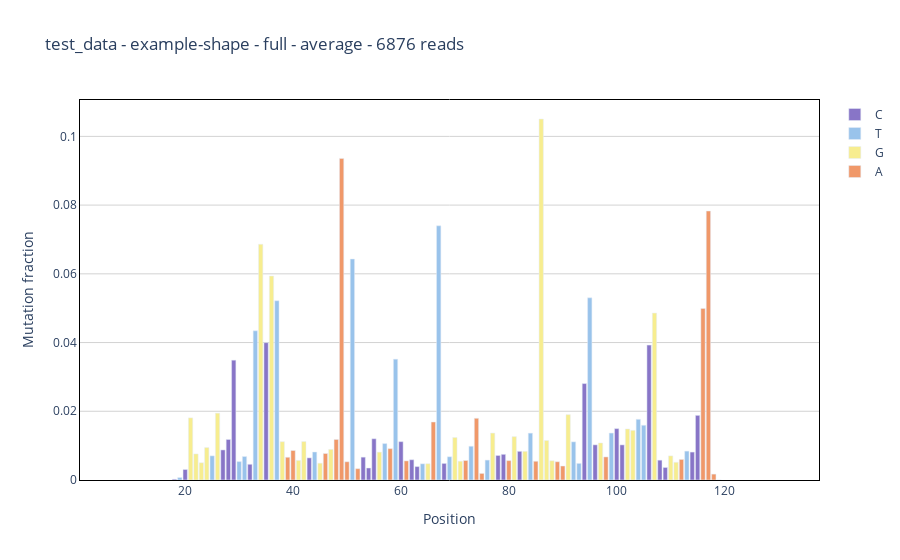
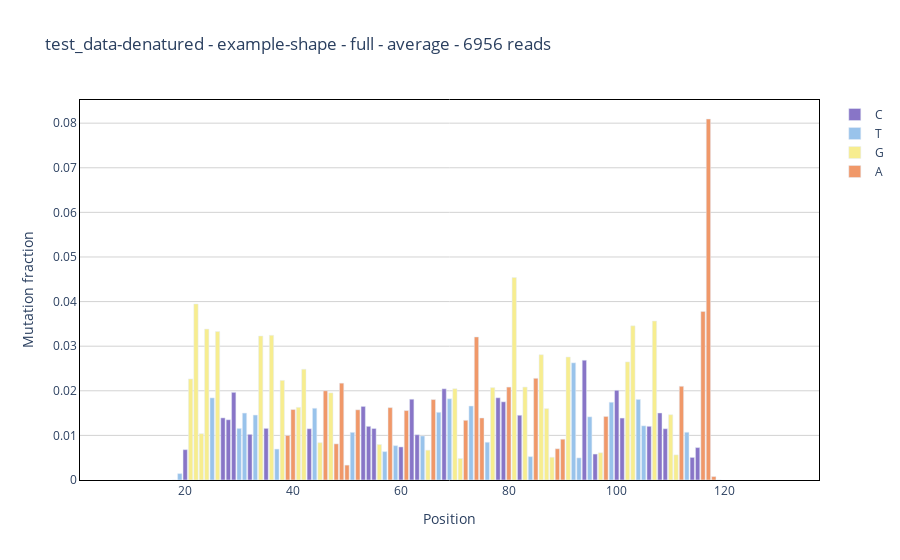

Here is the notebook cell these charts were saved with, in order:
### Code cell
st = Study(data = s.to_list())
st.mutation_fraction(sample='test_data', reference='example-shape')['fig'].show()   
st.mutation_fraction(sample='test_data-denatured', reference='example-shape')['fig']

### Figure 1 — Plotly figure (JSON) as saved in the notebook; plotly's stock layout.template omitted (floating-point values rounded to 4 significant figures; data arrays with more than 128 entries replaced by an {"elided": "..."} marker saying what was removed)
{"data": [{"error_y": {"symmetric": false, "type": "data"}, "hovertemplate": "<b>mut_rate: %{text[0]}<br><b>base: %{text[1]}<br><b>index: %{text[2]}<br>", "marker": {"color": "#8875C7"}, "name": "C", "text": [[null, "C", 3], [null, "C", 4], [null, "C", 7], [null, "C", 11], [null, "C", 12], [0.000234, "C", 18], [0.003049, "C", 20], [0.00875, "C", 27], [0.01179, "C", 28], [0.03487, "C", 29], [0.004571, "C", 32], [0.03996, "C", 35], [0.006444, "C", 43], [0.006651, "C", 53], [0.003493, "C", 54], [0.012, "C", 55], [0.01116, "C", 60], [0.005895, "C", 62], [0.003904, "C", 63], [0.004826, "C", 68], [0.007143, "C", 78], [0.007472, "C", 79], [0.008343, "C", 82], [0.02806, "C", 94], [0.01023, "C", 96], [0.01495, "C", 100], [0.01022, "C", 101], [0.03925, "C", 106], [0.005774, "C", 108], [0.003643, "C", 109], [0.008129, "C", 114], [0.01881, "C", 115], [null, "C", 120], [null, "C", 124], [null, "C", 127], [null, "C", 131], [null, "C", 132], [null, "C", 137]], "type": "bar", "x": [3, 4, 7, 11, 12, 18, 20, 27, 28, 29, 32, 35, 43, 53, 54, 55, 60, 62, 63, 68, 78, 79, 82, 94, 96, 100, 101, 106, 108, 109, 114, 115, 120, 124, 127, 131, 132, 137], "y": [null, null, null, null, null, 0.000234, 0.003049, 0.00875, 0.01179, 0.03487, 0.004571, 0.03996, 0.006444, 0.006651, 0.003493, 0.012, 0.01116, 0.005895, 0.003904, 0.004826, 0.007143, 0.007472, 0.008343, 0.02806, 0.01023, 0.01495, 0.01022, 0.03925, 0.005774, 0.003643, 0.008129, 0.01881, null, null, null, null, null, null]}, {"error_y": {"symmetric": false, "type": "data"}, "hovertemplate": "<b>mut_rate: %{text[0]}<br><b>base: %{text[1]}<br><b>index: %{text[2]}<br>", "marker": {"color": "#99C3EB"}, "name": "T", "text": [[null, "T", 5], [null, "T", 6], [0.000712, "T", 19], [0.007029, "T", 25], [0.005354, "T", 30], [0.006833, "T", 31], [0.04342, "T", 33], [0.05217, "T", 37], [0.008145, "T", 44], [0.06431, "T", 51], [0.0106, "T", 57], [0.03516, "T", 59], [0.004711, "T", 64], [0.07397, "T", 67], [0.006764, "T", 69], [0.009818, "T", 73], [0.005793, "T", 76], [0.01364, "T", 84], [0.0111, "T", 92], [0.004832, "T", 93], [0.05301, "T", 95], [0.01366, "T", 99], [0.01766, "T", 104], [0.01593, "T", 105], [0.008406, "T", 113], [0, "T", 119], [null, "T", 125], [null, "T", 126], [null, "T", 130], [null, "T", 135], [null, "T", 136]], "type": "bar", "x": [5, 6, 19, 25, 30, 31, 33, 37, 44, 51, 57, 59, 64, 67, 69, 73, 76, 84, 92, 93, 95, 99, 104, 105, 113, 119, 125, 126, 130, 135, 136], "y": [null, null, 0.000712, 0.007029, 0.005354, 0.006833, 0.04342, 0.05217, 0.008145, 0.06431, 0.0106, 0.03516, 0.004711, 0.07397, 0.006764, 0.009818, 0.005793, 0.01364, 0.0111, 0.004832, 0.05301, 0.01366, 0.01766, 0.01593, 0.008406, 0, null, null, null, null, null]}, {"error_y": {"symmetric": false, "type": "data"}, "hovertemplate": "<b>mut_rate: %{text[0]}<br><b>base: %{text[1]}<br><b>index: %{text[2]}<br>", "marker": {"color": "#F7ED8F"}, "name": "G", "text": {"elided": "43x3 mixed values"}, "type": "bar", "x": [1, 2, 8, 9, 10, 15, 16, 21, 22, 23, 24, 26, 34, 36, 38, 41, 42, 45, 47, 56, 65, 70, 71, 77, 81, 83, 86, 87, 88, 91, 97, 102, 103, 107, 110, 111, 121, 122, 123, 128, 129, 133, 134], "y": [null, null, null, null, null, null, null, 0.01808, 0.007591, 0.00502, 0.009439, 0.01946, 0.06861, 0.05937, 0.01115, 0.005705, 0.01119, 0.004885, 0.008902, 0.00811, 0.004741, 0.01237, 0.005465, 0.01366, 0.01262, 0.008344, 0.1051, 0.0115, 0.005603, 0.01902, 0.01078, 0.01485, 0.01445, 0.04857, 0.007016, 0.005153, null, null, null, null, null, null, null]}, {"error_y": {"symmetric": false, "type": "data"}, "hovertemplate": "<b>mut_rate: %{text[0]}<br><b>base: %{text[1]}<br><b>index: %{text[2]}<br>", "marker": {"color": "#F09869"}, "name": "A", "text": [[null, "A", 13], [null, "A", 14], [null, "A", 17], [0.006618, "A", 39], [0.008582, "A", 40], [0.007708, "A", 46], [0.01179, "A", 48], [0.09359, "A", 49], [0.005308, "A", 50], [0.003288, "A", 52], [0.009124, "A", 58], [0.00556, "A", 61], [0.01688, "A", 66], [0.005674, "A", 72], [0.01796, "A", 74], [0.001912, "A", 75], [0.005639, "A", 80], [0.005448, "A", 85], [0.005313, "A", 89], [0.004069, "A", 90], [0.006716, "A", 98], [0.005983, "A", 112], [0.04992, "A", 116], [0.07828, "A", 117], [0.001715, "A", 118]], "type": "bar", "x": [13, 14, 17, 39, 40, 46, 48, 49, 50, 52, 58, 61, 66, 72, 74, 75, 80, 85, 89, 90, 98, 112, 116, 117, 118], "y": [null, null, null, 0.006618, 0.008582, 0.007708, 0.01179, 0.09359, 0.005308, 0.003288, 0.009124, 0.00556, 0.01688, 0.005674, 0.01796, 0.001912, 0.005639, 0.005448, 0.005313, 0.004069, 0.006716, 0.005983, 0.04992, 0.07828, 0.001715]}], "layout": {"paper_bgcolor": "white", "plot_bgcolor": "white", "title": {"text": "test_data - example-shape - full - average - 6876 reads"}, "xaxis": {"autorange": true, "linecolor": "black", "linewidth": 1, "mirror": true, "title": {"text": "Position"}}, "yaxis": {"gridcolor": "lightgray", "linecolor": "black", "linewidth": 1, "mirror": true, "title": {"text": "Mutation fraction"}}}}

### Figure 2 — Plotly figure (JSON) as saved in the notebook; plotly's stock layout.template omitted (floating-point values rounded to 4 significant figures; data arrays with more than 128 entries replaced by an {"elided": "..."} marker saying what was removed)
{"data": [{"error_y": {"symmetric": false, "type": "data"}, "hovertemplate": "<b>mut_rate: %{text[0]}<br><b>base: %{text[1]}<br><b>index: %{text[2]}<br>", "marker": {"color": "#8875C7"}, "name": "C", "text": [[null, "C", 3], [null, "C", 4], [null, "C", 7], [null, "C", 11], [null, "C", 12], [0, "C", 18], [0.006798, "C", 20], [0.01392, "C", 27], [0.01351, "C", 28], [0.01965, "C", 29], [0.01023, "C", 32], [0.01157, "C", 35], [0.01149, "C", 43], [0.0165, "C", 53], [0.01203, "C", 54], [0.01154, "C", 55], [0.007413, "C", 60], [0.01811, "C", 62], [0.01015, "C", 63], [0.02045, "C", 68], [0.01843, "C", 78], [0.01753, "C", 79], [0.01452, "C", 82], [0.02685, "C", 94], [0.005818, "C", 96], [0.02011, "C", 100], [0.01389, "C", 101], [0.01204, "C", 106], [0.01503, "C", 108], [0.01149, "C", 109], [0.005062, "C", 114], [0.007269, "C", 115], [null, "C", 120], [null, "C", 124], [null, "C", 127], [null, "C", 131], [null, "C", 132], [null, "C", 137]], "type": "bar", "x": [3, 4, 7, 11, 12, 18, 20, 27, 28, 29, 32, 35, 43, 53, 54, 55, 60, 62, 63, 68, 78, 79, 82, 94, 96, 100, 101, 106, 108, 109, 114, 115, 120, 124, 127, 131, 132, 137], "y": [null, null, null, null, null, 0, 0.006798, 0.01392, 0.01351, 0.01965, 0.01023, 0.01157, 0.01149, 0.0165, 0.01203, 0.01154, 0.007413, 0.01811, 0.01015, 0.02045, 0.01843, 0.01753, 0.01452, 0.02685, 0.005818, 0.02011, 0.01389, 0.01204, 0.01503, 0.01149, 0.005062, 0.007269, null, null, null, null, null, null]}, {"error_y": {"symmetric": false, "type": "data"}, "hovertemplate": "<b>mut_rate: %{text[0]}<br><b>base: %{text[1]}<br><b>index: %{text[2]}<br>", "marker": {"color": "#99C3EB"}, "name": "T", "text": [[null, "T", 5], [null, "T", 6], [0.001432, "T", 19], [0.01841, "T", 25], [0.01156, "T", 30], [0.015, "T", 31], [0.01456, "T", 33], [0.006935, "T", 37], [0.01608, "T", 44], [0.01068, "T", 51], [0.006362, "T", 57], [0.007699, "T", 59], [0.009867, "T", 64], [0.01518, "T", 67], [0.01821, "T", 69], [0.01659, "T", 73], [0.008466, "T", 76], [0.005236, "T", 84], [0.02627, "T", 92], [0.004962, "T", 93], [0.01416, "T", 95], [0.01743, "T", 99], [0.01806, "T", 104], [0.01214, "T", 105], [0.0107, "T", 113], [0, "T", 119], [null, "T", 125], [null, "T", 126], [null, "T", 130], [null, "T", 135], [null, "T", 136]], "type": "bar", "x": [5, 6, 19, 25, 30, 31, 33, 37, 44, 51, 57, 59, 64, 67, 69, 73, 76, 84, 92, 93, 95, 99, 104, 105, 113, 119, 125, 126, 130, 135, 136], "y": [null, null, 0.001432, 0.01841, 0.01156, 0.015, 0.01456, 0.006935, 0.01608, 0.01068, 0.006362, 0.007699, 0.009867, 0.01518, 0.01821, 0.01659, 0.008466, 0.005236, 0.02627, 0.004962, 0.01416, 0.01743, 0.01806, 0.01214, 0.0107, 0, null, null, null, null, null]}, {"error_y": {"symmetric": false, "type": "data"}, "hovertemplate": "<b>mut_rate: %{text[0]}<br><b>base: %{text[1]}<br><b>index: %{text[2]}<br>", "marker": {"color": "#F7ED8F"}, "name": "G", "text": {"elided": "43x3 mixed values"}, "type": "bar", "x": [1, 2, 8, 9, 10, 15, 16, 21, 22, 23, 24, 26, 34, 36, 38, 41, 42, 45, 47, 56, 65, 70, 71, 77, 81, 83, 86, 87, 88, 91, 97, 102, 103, 107, 110, 111, 121, 122, 123, 128, 129, 133, 134], "y": [null, null, null, null, null, null, null, 0.02266, 0.03948, 0.01038, 0.03383, 0.03329, 0.03228, 0.03244, 0.02234, 0.01629, 0.02484, 0.008364, 0.01953, 0.007956, 0.006688, 0.02047, 0.004819, 0.02072, 0.0454, 0.02084, 0.02809, 0.016, 0.005097, 0.02757, 0.006107, 0.02648, 0.03456, 0.03563, 0.01464, 0.005637, null, null, null, null, null, null, null]}, {"error_y": {"symmetric": false, "type": "data"}, "hovertemplate": "<b>mut_rate: %{text[0]}<br><b>base: %{text[1]}<br><b>index: %{text[2]}<br>", "marker": {"color": "#F09869"}, "name": "A", "text": [[null, "A", 13], [null, "A", 14], [null, "A", 17], [0.009981, "A", 39], [0.01579, "A", 40], [0.02001, "A", 46], [0.008103, "A", 48], [0.02171, "A", 49], [0.003339, "A", 50], [0.01574, "A", 52], [0.01623, "A", 58], [0.01557, "A", 61], [0.01803, "A", 66], [0.01338, "A", 72], [0.03207, "A", 74], [0.01391, "A", 75], [0.02083, "A", 80], [0.0228, "A", 85], [0.007003, "A", 89], [0.009147, "A", 90], [0.01424, "A", 98], [0.02101, "A", 112], [0.0378, "A", 116], [0.08093, "A", 117], [0.000768, "A", 118]], "type": "bar", "x": [13, 14, 17, 39, 40, 46, 48, 49, 50, 52, 58, 61, 66, 72, 74, 75, 80, 85, 89, 90, 98, 112, 116, 117, 118], "y": [null, null, null, 0.009981, 0.01579, 0.02001, 0.008103, 0.02171, 0.003339, 0.01574, 0.01623, 0.01557, 0.01803, 0.01338, 0.03207, 0.01391, 0.02083, 0.0228, 0.007003, 0.009147, 0.01424, 0.02101, 0.0378, 0.08093, 0.000768]}], "layout": {"paper_bgcolor": "white", "plot_bgcolor": "white", "title": {"text": "test_data-denatured - example-shape - full - average - 6956 reads"}, "xaxis": {"autorange": true, "linecolor": "black", "linewidth": 1, "mirror": true, "title": {"text": "Position"}}, "yaxis": {"gridcolor": "lightgray", "linecolor": "black", "linewidth": 1, "mirror": true, "title": {"text": "Mutation fraction"}}}}
